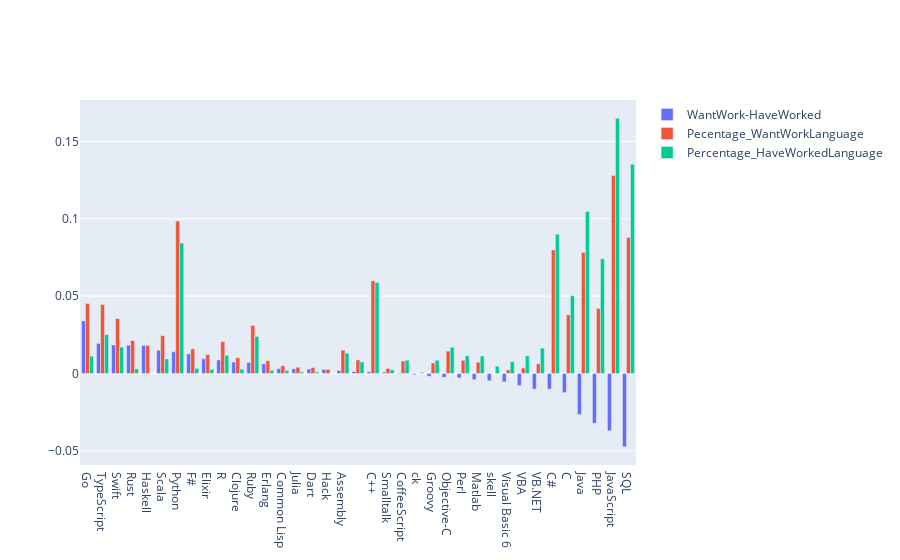

Source (notebook cell):
### Code cell
import plotly.graph_objects as go
data_wantwork_haveworked = pd.concat([data_haveworked,data_wantwork],axis = 1).drop(columns = ['HaveWorkedLanguage','WantWorkLanguage']).fillna(0).reset_index().rename(columns={'index':'Language'})
data_wantwork_haveworked['WantWork-HaveWorked'] = data_wantwork_haveworked['Percentage_WantWorkLanguage'] - data_wantwork_haveworked['Percentage_HaveWorkedLanguage'] 
data_wantwork_haveworked = data_wantwork_haveworked.sort_values(by = ['WantWork-HaveWorked'],ascending = False)

fig = go.Figure()
fig.add_trace(go.Bar(x=data_wantwork_haveworked['Language'],y = data_wantwork_haveworked['WantWork-HaveWorked'],name = 'WantWork-HaveWorked' ))
fig.add_trace(go.Bar(x=data_wantwork_haveworked['Language'],y = data_wantwork_haveworked['Percentage_WantWorkLanguage'],name = 'Pecentage_WantWorkLanguage' ))
fig.add_trace(go.Bar(x=data_wantwork_haveworked['Language'],y = data_wantwork_haveworked['Percentage_HaveWorkedLanguage'] ,name = 'Percentage_HaveWorkedLanguage'))
# fig.add_trace(go.Histogram(x=data[data['Gender']=='Others']["Professional"]))
# fig.add_trace(go.Histogram(x=data[data['Gender']=='Female']["Professional"]))
fig.update_layout(barmode='group')
# fig = px.histogram(data, x="YearsProgram",color="Gender",marginal="rug")
# fig.update_xaxes(range=[0, 21])
# fig.show()
# 'Percentage_WantWorkLanguage'
fig.show()

### Figure 1 — Plotly figure (JSON) as saved in the notebook; plotly's stock layout.template omitted (floating-point values rounded to 4 significant figures)
{"data": [{"name": "WantWork-HaveWorked", "type": "bar", "x": ["Go", "TypeScript", "Swift", "Rust", "Haskell", "Scala", "Python", "F#", "Elixir", "R", "Clojure", "Ruby", "Erlang", "Common Lisp", "Julia", "Dart", "Hack", "Assembly", "", "C++", "Smalltalk", "CoffeeScript", "ck", "Groovy", "Objective-C", "Perl", "Matlab", "skell", "Visual Basic 6", "VBA", "VB.NET", "C#", "C", "Java", "PHP", "JavaScript", "SQL"], "y": [0.03399, 0.01945, 0.01843, 0.0183, 0.01807, 0.01503, 0.01411, 0.01265, 0.009525, 0.008812, 0.007431, 0.007111, 0.006226, 0.003102, 0.003041, 0.002842, 0.002649, 0.001924, 0.001261, 0.00112, 0.0009412, -0.0005084, -0.0007716, -0.001817, -0.002488, -0.002896, -0.004019, -0.00468, -0.005412, -0.007864, -0.01009, -0.01014, -0.01235, -0.02646, -0.03216, -0.03701, -0.04734]}, {"name": "Pecentage_WantWorkLanguage", "type": "bar", "x": ["Go", "TypeScript", "Swift", "Rust", "Haskell", "Scala", "Python", "F#", "Elixir", "R", "Clojure", "Ruby", "Erlang", "Common Lisp", "Julia", "Dart", "Hack", "Assembly", "", "C++", "Smalltalk", "CoffeeScript", "ck", "Groovy", "Objective-C", "Perl", "Matlab", "skell", "Visual Basic 6", "VBA", "VB.NET", "C#", "C", "Java", "PHP", "JavaScript", "SQL"], "y": [0.04522, 0.04461, 0.0355, 0.0213, 0.01807, 0.02447, 0.09851, 0.01594, 0.01227, 0.0206, 0.01025, 0.03108, 0.008253, 0.005071, 0.004036, 0.003887, 0.002649, 0.01507, 0.008754, 0.05993, 0.003299, 0.008088, 0, 0.006787, 0.01445, 0.008535, 0.007296, 0, 0.002312, 0.003488, 0.006301, 0.07984, 0.03794, 0.07828, 0.04205, 0.128, 0.08791]}, {"name": "Percentage_HaveWorkedLanguage", "type": "bar", "x": ["Go", "TypeScript", "Swift", "Rust", "Haskell", "Scala", "Python", "F#", "Elixir", "R", "Clojure", "Ruby", "Erlang", "Common Lisp", "Julia", "Dart", "Hack", "Assembly", "", "C++", "Smalltalk", "CoffeeScript", "ck", "Groovy", "Objective-C", "Perl", "Matlab", "skell", "Visual Basic 6", "VBA", "VB.NET", "C#", "C", "Java", "PHP", "JavaScript", "SQL"], "y": [0.01123, 0.02515, 0.01708, 0.003, 0, 0.00944, 0.08441, 0.003296, 0.00274, 0.01178, 0.00282, 0.02397, 0.002026, 0.001969, 0.0009952, 0.001046, 0, 0.01315, 0.007493, 0.05881, 0.002358, 0.008596, 0.0007716, 0.008604, 0.01694, 0.01143, 0.01132, 0.00468, 0.007724, 0.01135, 0.01639, 0.08997, 0.05029, 0.1047, 0.07421, 0.165, 0.1352]}], "layout": {"barmode": "group"}}
